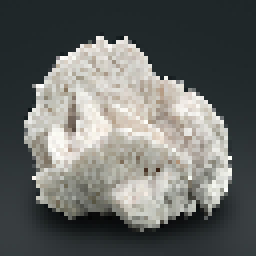
#> input picture app/app/src/main/assets/white/white0.png, 64 x 64 px (shown 4 times larger); its folder holds only this picture in this run
$ python resize_img.py ../../app/app/src/main/assets 100 100 out
#> lines starting #> are read from the running program, lines starting #| are printed output that depends on the picture
### model/make_dataset/tool.py
import os

import numpy as np
from PIL import Image
from tqdm import tqdm

class Tools:
    """提供一般性的常用函数
    """
    @staticmethod
    def create_save_dir(path):
        if(not os.path.exists(path)):
            os.makedirs(path)

    # [17 lines left out: functions removeDir, delete_file_if_exist, not called in this run]

    # @staticmethod
    # def load_data(directories,label_num_mapping,num_classes,test_split=0.1): \
    #     directories = [d for d in os.listdir(data_directory)
    #                    if os.path.isdir(os.path.join(data_directory, d))]
    #
    #     labels = []
    #     images = []
    #     for d in directories:
    #         label_directory = os.path.join(data_directory, d)
    #         file_names = [os.path.join(label_directory, f)
    #                       for f in os.listdir(label_directory)
    #                       if f.endswith(".ppm")]
    #         for f in file_names:
    #             images.append(data.imread(f))
    #             labels.append(int(d))
    #     return images, labels
    #
    #
    #     ROOT_PATH = "F:/Belgian traffic - Deep learning/"
    #     train_data_directory = os.path.join(ROOT_PATH, "TrafficSigns/Training")
    #     test_data_directory = os.path.join(ROOT_PATH, "TrafficSigns/Testing")
    #     pass

### model/make_dataset/resize_img.py

import matplotlib.image as mpimg
import numpy as np
import os
from tool import Tools
from PIL import Image
import random
import time
from tqdm import tqdm
import argparse

def get_args():
    parser=argparse.ArgumentParser()
    parser.add_argument('input_dir')
    parser.add_argument('width',type=int)
    parser.add_argument('height',type=int)
    parser.add_argument('output_dir')
    return parser.parse_args()

# 单张图片转换为三通道,相同大小,保存到目标文件夹
def standardize_img(label,img_path,height,width,output_dir,filename):
    """
    Args:
        filename:原文件名

    """
#> called with label = 'white', height = 100, width = 100, output_dir = 'out', filename = 'white0.png'
    try:
        img=Image.open(img_path).convert('RGB').resize((width,height))
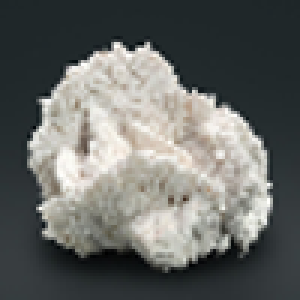
#> img: PIL image 100x100 RGB (shown 3 times larger); mean R, G, B 103.7, 105.9, 103
    except Exception as e:
        print(str(e))
        print(directory+','+img_path)
        return

    # filename=str(time.time())+str(random.randint(1,100))+'.png'
    # img.save(os.path.join(output_dir,label,filename))
    img.save(os.path.join(output_dir,label,filename))


if __name__ == "__main__":
    args=get_args()
    input_dir=args.input_dir
    output_dir=args.output_dir
    Tools.create_save_dir(output_dir)
    directories=os.listdir(input_dir)
    for directory in directories:
        Tools.create_save_dir(os.path.join(output_dir,directory))
        for img_file in tqdm(os.listdir(os.path.join(input_dir,directory)),ncols=10):
            standardize_img(directory,os.path.join(input_dir,directory,img_file)
            ,args.height,args.width,output_dir,img_file)
